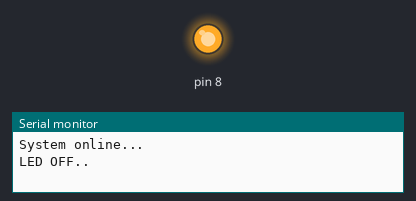
A sketch run on a simulated Arduino Uno, built with avr-gcc and run on an emulated ATmega328P. Shown: output pins drawn as LEDs (lit = HIGH), the last lines printed to the serial monitor.

Above: at 1.0 s.
At 3.0 s:
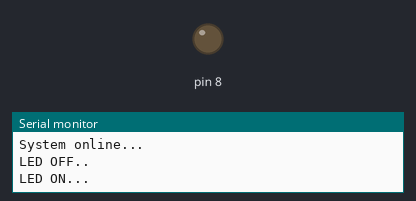
Timing chart, 0 to 5.2 s (numbered marks = the images above):
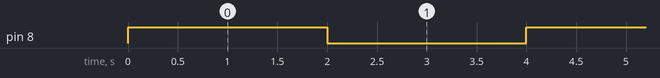

The sketch:

ULN_Relay.ino
```cpp
// switching on and off a relay connected to a LED

void setup() {
  Serial.begin(9600);

  // ULN pin setup
  pinMode(8, OUTPUT);

  Serial.println("System online...");

}

void loop() {
  Serial.println("LED OFF..");
  digitalWrite(8, HIGH);
  delay(2000);

  digitalWrite(8, LOW);
  Serial.println("LED ON...");
  delay(2000);
}
```

Measured:
- by itself, pin 8: alternates HIGH for 2.0 s and LOW for 2.0 s
